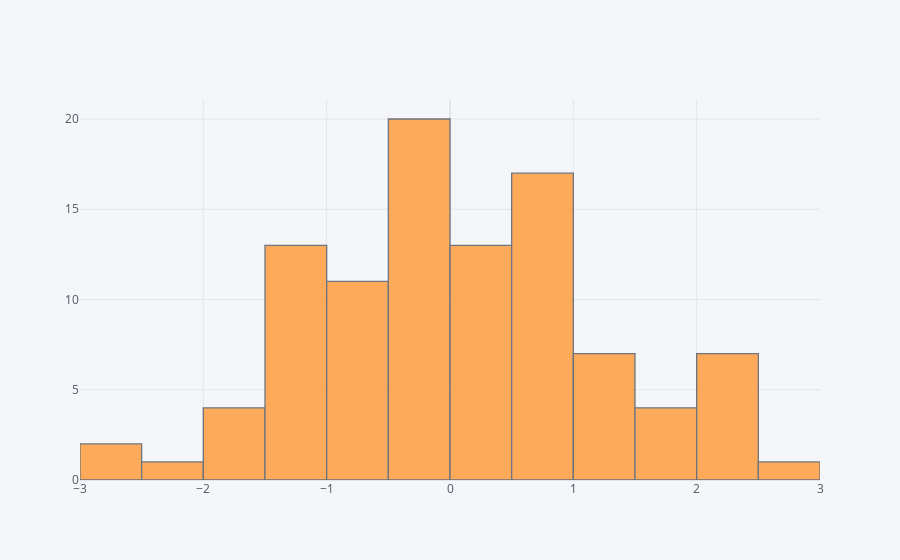

Here is the notebook cell this chart was saved with:
### Markdown cell above
## histogram

### Code cell
df['A'].iplot(kind='hist',bins=25)

### Figure 1 — Plotly figure (JSON) as saved in the notebook; plotly's stock layout.template omitted (floating-point values rounded to 4 significant figures)
{"data": [{"histfunc": "count", "histnorm": "", "marker": {"color": "rgba(255, 153, 51, 1.0)", "line": {"color": "#4D5663", "width": 1.3}}, "name": "A", "nbinsx": 25, "opacity": 0.8, "orientation": "v", "type": "histogram", "x": [-1.237, 0.6474, -0.4576, 1.352, 0.74, 0.2551, -1.065, 2.392, -1.468, 0.8392, 0.4275, 0.1602, -0.6547, 0.2541, 0.5813, 2.825, -0.3175, -1.119, -1.484, -0.6866, -0.4285, -0.1208, -1.222, -0.2156, -0.6308, -2.723, -0.1445, -0.1338, -2.14, -0.2772, 0.323, 0.3197, 0.186, -0.38, -1.057, -1.044, 1.245, -0.04338, 0.3045, -1.815, -0.8888, -1.577, -0.6197, 0.7644, -0.02979, 0.238, 0.9446, 0.7613, 0.1409, 0.679, -1.601, -0.2599, -2.701, -0.2617, -0.9532, -0.03095, 2.221, -0.2458, 0.8183, 0.5713, -0.3174, -1.06, 2.062, -0.1092, -1.184, 0.8302, -0.7771, 1.929, -1.645, 2.244, -1.091, -0.5184, -0.7109, -1.151, 1.176, 2.033, 0.3541, 0.8632, -0.3052, 1.306, 1.426, 1.528, 1.682, 2.143, -0.4763, -0.9258, -1.356, 0.4804, -0.3725, 0.7845, 0.8658, 1.177, 2.358, 1.578, 0.7451, 0.5418, 0.5538, -0.8831, 0.3986, 1.405]}], "layout": {"barmode": "overlay", "legend": {"bgcolor": "#F5F6F9", "font": {"color": "#4D5663"}}, "paper_bgcolor": "#F5F6F9", "plot_bgcolor": "#F5F6F9", "title": {"font": {"color": "#4D5663"}}, "xaxis": {"gridcolor": "#E1E5ED", "showgrid": true, "tickfont": {"color": "#4D5663"}, "title": {"font": {"color": "#4D5663"}, "text": ""}, "zerolinecolor": "#E1E5ED"}, "yaxis": {"gridcolor": "#E1E5ED", "showgrid": true, "tickfont": {"color": "#4D5663"}, "title": {"font": {"color": "#4D5663"}, "text": ""}, "zerolinecolor": "#E1E5ED"}}}
